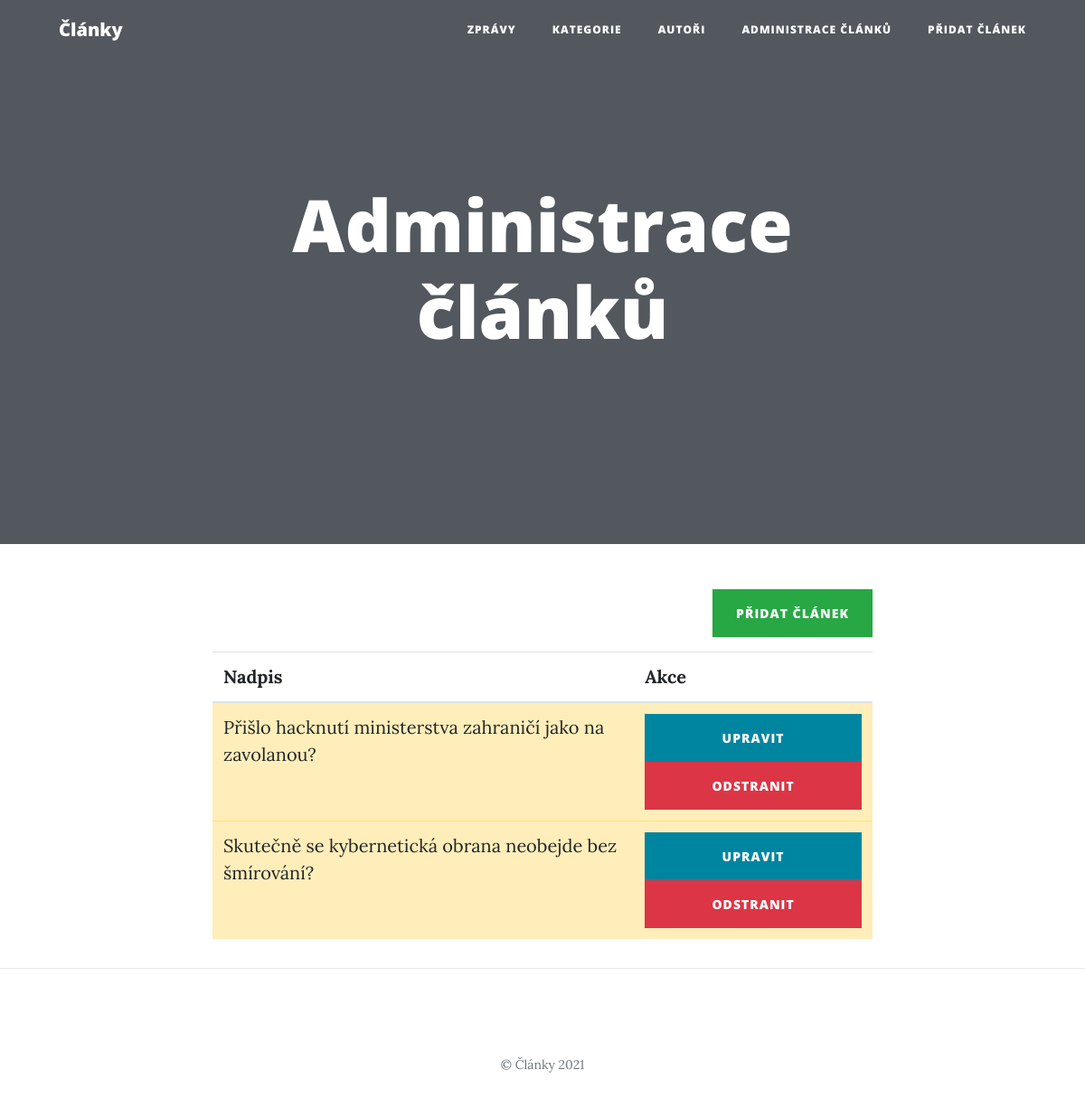
Page /administration.php on the earlier database version.
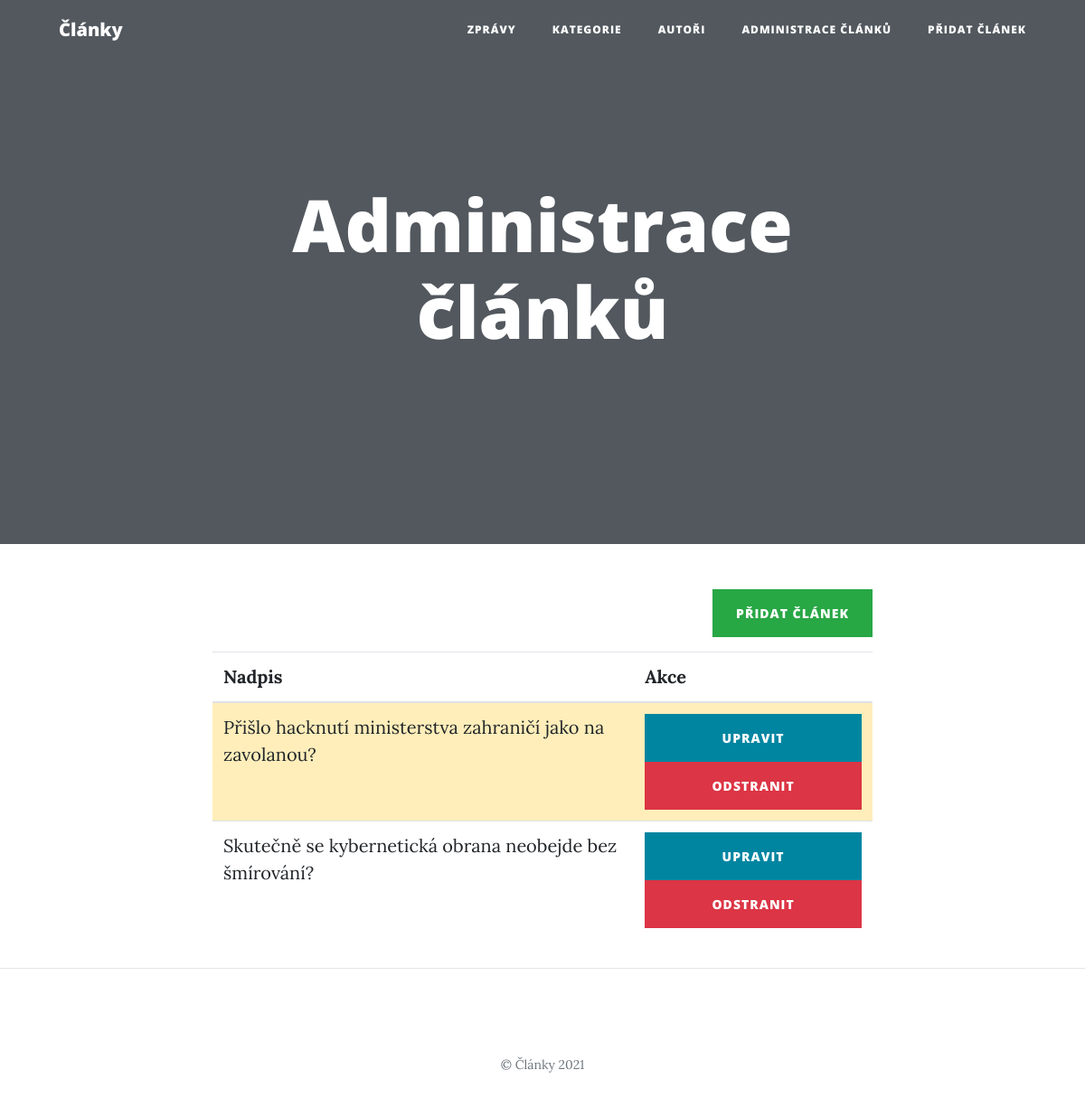
Same page on the later database version.
### php/Application.php (called while the page is built, shortened)
<?php
class Application
{
    public static function loadModel($className)
    {
        $filename = "./php/model/" . $className . ".php";
    }
}

### php/model/Database.php (called while the page is built, shortened)
<?php
class Database
{
    private $conn;
    public function __construct()
    {
        $this->conn = new PDO(sprintf("mysql:host=%s;dbname=%s", self::HOST, self::DBNAME), self::USER, self::PASS, [
            PDO::ATTR_ERRMODE => PDO::ERRMODE_EXCEPTION
        ]);
        $this->conn->query("set names utf8");
    }
    public function select($sql, $params = [])
    {
        $stmt = $this->execute($sql, $params);
        return $stmt->fetchAll();
    }
    private function execute($sql, $params = [])
    {
        $stmt = $this->conn->prepare($sql);
        $stmt->execute($params);
        return $stmt;
    }
}

### php/model/BaseRepository.php (called while the page is built, shortened)
<?php
abstract class BaseRepository
{
    public function __construct(Database $db)
    {
        $this->db = $db;
    }
}

### php/model/ArticleRepository.php (called while the page is built, shortened)
<?php
class ArticleRepository extends BaseRepository
{
    public function getArticlesAlphabetically()
    {
        $sql = "
            select
                article.*,
                user.name as user_name
            from article
                left join user on article.user_id = user.id
            order by title
        ";
        $articles = $this->db->select($sql);
        return $this->addCategories($articles);
    }
    private function addCategories($articles)
    {
        $cr = new CategoryRepository($this->db);
        foreach ($articles as $key => $article) {
            $articles[$key]["categories"] = $cr->getCategoriesArticle($article["id"]);
        }
        return $articles;
    }
}

### php/model/CategoryRepository.php (called while the page is built, shortened)
<?php
class CategoryRepository extends BaseRepository
{
    public function getCategoriesArticle($article_id)
    {
        $sql = "
            select
                category.*
            from category
                inner join article_category on article_category.category_id = category.id
            where article_category.article_id = :article_id
        ";
        $params = [
            ":article_id" => $article_id
        ];
        $categories = $this->db->select($sql, $params);
        return $categories;
    }
}

### administration.php (the view, shortened to what this page needs)
<?php
require_once "./php/Application.php";
$db = new Database();
$ar = new ArticleRepository($db);
$articles = $ar->getArticlesAlphabetically();
include "./php/partials/document_start.php";
?>
<div class="text-right mb-3">
    <a class="btn btn-success" href="add_article.php">Přidat článek</a>
</div>
<table class="table table-hover ">
    <thead>
        <tr>
            <th scope="col">Nadpis</th>
            <th scope="col">Akce</th>
        </tr>
    </thead>
    <tbody>
        <?php foreach($articles as $article): ?>
            <tr <?= $article["published"] == 1 ? "" : "class=\"table-warning\"" ?>>
                <td><?= $article["title"] ?></td>
                <td>
                    <a class="btn btn-primary w-100" href="<?= "edit_article.php?id=" . $article["id"] ?>">Upravit</a>
                    <a class="btn btn-danger w-100" href="<?= "delete_article.php?id=" . $article["id"] ?>">Odstranit</a>
                </td>
            </tr>
        <?php endforeach; ?>
    </tbody>
</table>
<?php
include "./php/partials/document_end.php";

Differences in the rows shown:
changed article "Skutečně se kybernetická obrana neobejde bez šmírování?": published 0 → 1 (drawn)
